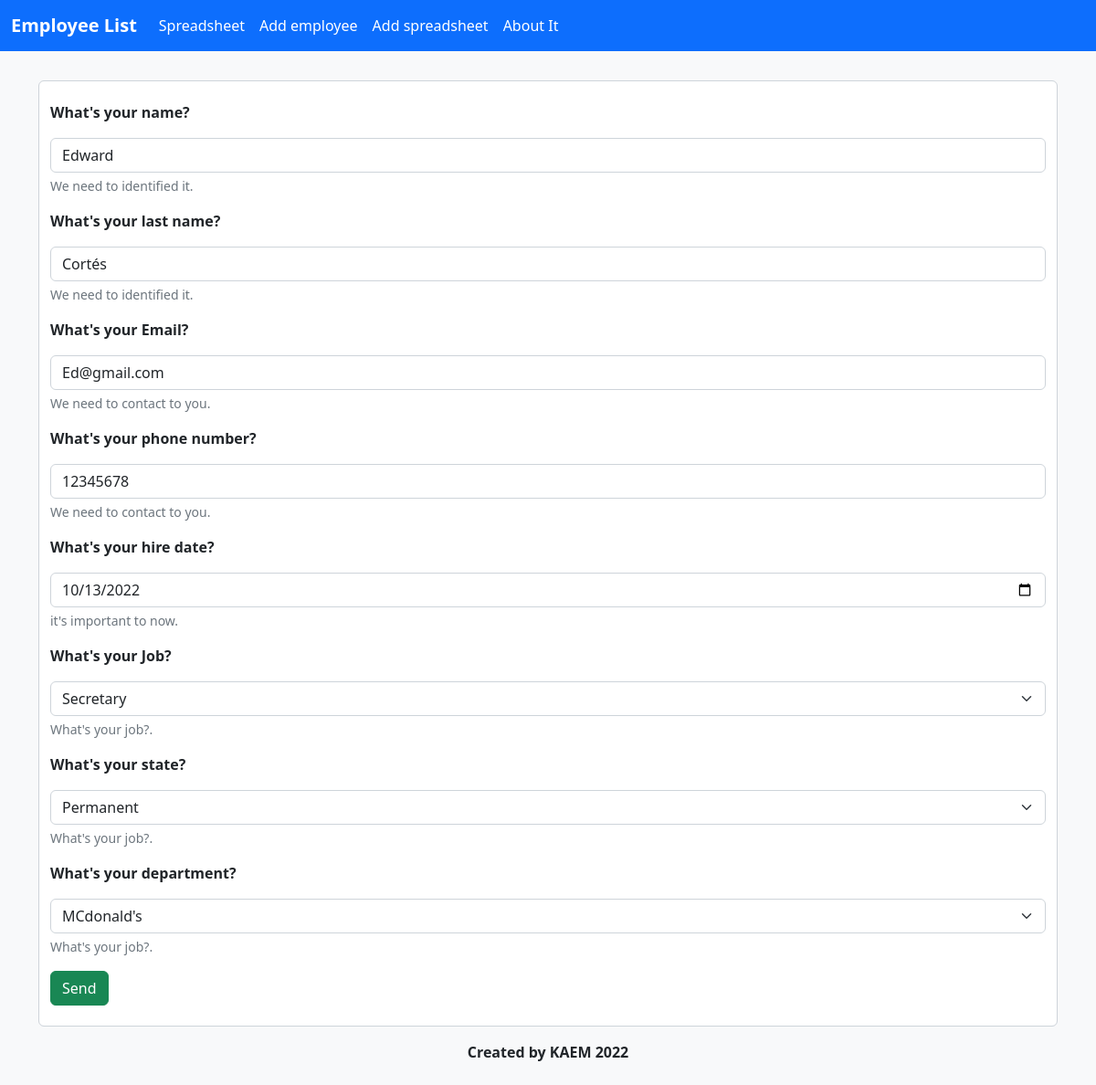
The page /Views/edit.php?action=edit&data=2 on the database its author committed.
### tables this page shows
CREATE TABLE `employee` (
  `id` int(11) NOT NULL,
  `f_name` varchar(20) NOT NULL,
  `l_name` varchar(20) NOT NULL,
  `email` varchar(50) NOT NULL,
  `phone` varchar(12) NOT NULL,
  `hire` date NOT NULL,
  `job` int(11) NOT NULL,
  `dept` int(11) NOT NULL,
  `state` int(11) NOT NULL
);

### Controllers/MySqlDB.php (called while the page is built, shortened)
<?php
class MySqlDB extends DB
{
  private string $host = "localhost";
  private string $db = "sign_paradigmas";
  private string $user = "root";
  private string $password = "";
  private string $charset = "utf8mb4";
  private static ?PDO $connection = null;
  private static MySqlDB | null $instance = null;
  public static function getInstance(): PDO
  {
    if (self::$instance == null || self::$connection == null) {
      self::$instance = new MySqlDB();
      $connection = self::$instance->connect();
      return $connection;
    }
    return self::$connection;
  }
  protected function connect(): PDO
  {
    try {
      $connection = "mysql:host=" . $this->host . ";dbname=" . $this->db . ";charset=" . $this->charset;
      $options = [
        PDO::ATTR_ERRMODE => PDO::ERRMODE_EXCEPTION,
        PDO::ATTR_EMULATE_PREPARES => false
      ];
      $pdo = new PDO($connection, $this->user, $this->password, $options);
      return $pdo;
    } catch (PDOException $e) {
      print_r("Error connection: " . $e->getMessage());
    }
  }
}

### Models/employees/BasicEmployeeFactory.php (called while the page is built, shortened)
<?php
include_once "BasicEmployee.php";
class BasicEmployeeFactory extends EmployeeFactory
{
  public function createEmployee(): BasicEmployee
  {
    return new BasicEmployee();
  }
}

### Models/employees/BasicEmployee.php (called while the page is built, shortened)
<?php
if (file_exists("Controllers/MySqlDB.php")) {
  include_once "Controllers/MySqlDB.php";
} else {
  include_once "../Controllers/MySqlDB.php";
}
class BasicEmployee extends Employee
{
  private int $employee_id;
  public function __construct()
  {
    if (!isset($this->connection)) {
      $this->connection = MySqlDB::getInstance();
    }
  }
  public function identify(int $id)
  {
    $this->employee_id = $id;
  }
  public function getOne(): PDOStatement
  {
    return $this->connection->query("SELECT * FROM employee WHERE id = " . $this->employee_id);
  }
}

### Models/jobs/BasicJobFactory.php (called while the page is built, shortened)
<?php
include_once "BasicJob.php";
class BasicJobFactory extends JobFactory
{
  public function createJob(): Job
  {
    return new BasicJob();
  }
}

### Models/jobs/BasicJob.php (called while the page is built, shortened)
<?php
include_once "../Controllers/MySqlDB.php";
class BasicJob extends Job
{
  public function __construct()
  {
    if (!isset($this->connection)) {
      $this->connection = MySqlDB::getInstance();
    }
  }
  public function read()
  {
    return $this->connection->query("SELECT name, id FROM job");
  }
}

### Models/states/BasicStateFactory.php (called while the page is built, shortened)
<?php
include_once "BasicState.php";
class BasicStateFactory extends StateFactory
{
  public function createStatus(): State
  {
    return new BasicState();
  }
}

### Models/states/BasicState.php (called while the page is built, shortened)
<?php
include_once "../Controllers/MySqlDB.php";
class BasicState extends State
{
  public function read()
  {
    return $this->connection?->query("SELECT name, id FROM state");
  }
  public function __construct()
  {
    if (!isset($this->connection)) {
      $this->connection = MySqlDB::getInstance();
    }
  }
}

### Models/departments/BasicDepartmentFactory.php (called while the page is built, shortened)
<?php
include_once "BasicDept.php";
class BasicDepartmentFactory extends DepartmentFactory
{
  public function createDepartment(): Department
  {
    return new BasicDept();
  }
}

### Models/departments/BasicDept.php (called while the page is built, shortened)
<?php
include_once "../Controllers/MySqlDB.php";
class BasicDept extends Department
{
  public function __construct()
  {
    if (!isset($this->connection)) {
      $this->connection = MySqlDB::getInstance();
    }
  }
  public function read()
  {
    return $this->connection->query("SELECT name, id FROM department");
  }
}

### Views/edit.php (the view, shortened to what this page needs)
<!DOCTYPE html>
<html lang="en">
<head>
  <link href="https://cdn.jsdelivr.net/npm/bootstrap@5.2.2/dist/css/bootstrap.min.css" rel="stylesheet">
  <link rel="stylesheet" href="index.css">
</head>
<body>
  <?php
  include_once 'Navbar.php';
  include_once '../Models/departments/BasicDepartmentFactory.php';
  include_once '../Models/jobs/BasicJobFactory.php';
  include_once '../Models/states/BasicStateFactory.php';
  include_once '../Models/employees/BasicEmployeeFactory.php';
  $deptFactory = new BasicDepartmentFactory();
  $stateFactory = new BasicStateFactory();
  $jobFactory = new BasicJobFactory();
  $employeeFactory = new BasicEmployeeFactory();
  $dept = $deptFactory->createDepartment();
  $state = $stateFactory->createStatus();
  $job = $jobFactory->createJob();
  $employee = $employeeFactory->createEmployee();
  if (isset($_GET['data'])) {
    $id = $_GET['data'];
    $employee->identify($id);
    $data = $employee->getOne($id)->fetch(PDO::FETCH_ASSOC);
  }
  $depts = $dept->read();
  $jobs = $job->read();
  $states = $state->read();
  ?>
  <div class="bg-light vw-100 pt-3 py-4">
    <div class="container-md  py-3">
      <form method="post" action="" class="form-control">
        <label for="InputName" class="fw-semibold form-label my-3">What's your name?</label>
        <input required value=<?php echo $data['f_name']; ?> name="IName" type="text" class="form-control" id="InputName" aria-describedby="name">
        <div id="name" class="form-text">We need to identified it.</div>
        <label for="InputLName" class="fw-semibold form-label my-3">What's your last name?</label>
        <input required value=<?php echo $data['l_name']; ?> name="Ilname" type="text" class="form-control" id="InputLName" aria-describedby="lastName">
        <div id="lastName" class="form-text">We need to identified it.</div>
        <label for="InputEmail" class="fw-semibold form-label my-3">What's your Email?</label>
        <input required value=<?php echo $data['email']; ?> name="Iemail" type="email" class="form-control" id="InputEmail" aria-describedby="email">
        <div id="email" class="form-text">We need to contact to you.</div>
        <label for="InputPhone" class="fw-semibold form-label my-3">What's your phone number?</label>
        <input required value=<?php echo $data['phone']; ?> name="Iphone" type="number" min="0" class="form-control" id="InputPhone" aria-describedby="phone">
        <div id="phone" class="form-text">We need to contact to you.</div>
        <label for="InputDate" class="fw-semibold form-label my-3">What's your hire date?</label>
        <input required value=<?php echo $data['hire']; ?> name="Idate" type="date" class="form-control" id="InputDate" aria-describedby="date">
        <div id="date" class="form-text">it's important to now.</div>
        <label for="InputJob" class="fw-semibold form-label my-3">What's your Job?</label>
        <select required id="InputJob" class=" form-select" name="Ijob">
          <?php
          if ($jobs->rowCount() > 0) {
            foreach ($jobs as $job) {
              echo '<option' . (($job['id'] == $data['job']) ? ' Selected ' : '') . ' value="' . $job['id'] . '">' . $job['name'] . '</option>';
            }
          }
          ?>
        </select>
        <div id="jobs" class="form-text">What's your job?.</div>
        <label for="InputState" class="fw-semibold form-label my-3">What's your state?</label>
        <select required id="InputState" class=" form-select" name="Istate">
          <?php
          if ($states->rowCount() > 0) {
            foreach ($states as $state) {
              echo '<option ' . (($state['id'] == $data['state']) ? ' Selected ' : '') . ' value="' . $state['id'] . '">' . $state['name'] . '</option>';
            }
          }
          ?>
        </select>
        <div id="state" class="form-text">What's your job?.</div>
        <label for="InputDept" class="fw-semibold form-label my-3">What's your department?</label>
        <select required id="InputDept" class=" form-select" name="Idept">
          <?php
          if ($depts->rowCount() > 0) {
            foreach ($depts as $dept) {
              echo '<option ' . (($dept['id'] == $data['dept']) ? ' Selected ' : '') . ' value="' . $dept['id'] . '">' . $dept['name'] . '</option>';
            }
          }
          ?>
        </select>
        <div id="state" class="form-text">What's your job?.</div>
        <input type="submit" class="my-3 btn btn-success fs-6" value="Send" />
      </form>
      <?php include_once 'footer.php' ?>
</body>
</html>

### index.css (style rules this page uses)
:root { --Theme-1: #10497A; --Theme-2: #6CB8FB; --Theme-3: #2094FA; --Theme-4: #2A547A; --Theme-5: #1A76C7; }

### rows shown on the page
employee: IName "Edward", Ilname "Cortés", Iemail "Ed@gmail.com", Iphone "12345678", Idate "10/13/2022"

### other values the page prints
form field Ijob "Secretary"
form field Istate "Permanent"
form field Idept "MCdonald's"
